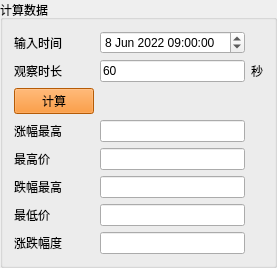
         <widget class="QGroupBox" name="groupBox_2">
          <property name="title">
           <string>计算数据</string>
          </property>
          <layout class="QGridLayout" name="gridLayout_5">
           <item row="0" column="0">
            <widget class="QLabel" name="label_4">
             <property name="text">
              <string>输入时间</string>
             </property>
            </widget>
           </item>
           <item row="7" column="0">
            <widget class="QLabel" name="label_8">
             <property name="text">
              <string>涨跌幅度</string>
             </property>
            </widget>
           </item>
           <item row="4" column="0">
            <widget class="QLabel" name="label_11">
             <property name="text">
              <string>最高价</string>
             </property>
            </widget>
           </item>
           <item row="3" column="1">
            <widget class="QLineEdit" name="lineEdit_up_max"/>
           </item>
           <item row="4" column="1">
            <widget class="QLineEdit" name="lineEdit_max_price"/>
           </item>
           <item row="5" column="0">
            <widget class="QLabel" name="label_7">
             <property name="text">
              <string>跌幅最高</string>
             </property>
            </widget>
           </item>
           <item row="0" column="1">
            <widget class="QDateTimeEdit" name="dateTimeEdit_observe_time">
             <property name="dateTime">
              <datetime>
               <hour>9</hour>
               <minute>0</minute>
               <second>0</second>
               <year>2022</year>
               <month>6</month>
               <day>8</day>
              </datetime>
             </property>
             <property name="date">
              <date>
               <year>2022</year>
               <month>6</month>
               <day>8</day>
              </date>
             </property>
             <property name="time">
              <time>
               <hour>9</hour>
               <minute>0</minute>
               <second>0</second>
              </time>
             </property>
            </widget>
           </item>
           <item row="1" column="2">
            <widget class="QLabel" name="label_9">
             <property name="text">
              <string>秒</string>
             </property>
            </widget>
           </item>
           <item row="7" column="1">
            <widget class="QLineEdit" name="lineEdit_up_down_max"/>
           </item>
           <item row="2" column="0">
            <widget class="QPushButton" name="pushButton_cal_up_down">
             <property name="palette">
              <palette>
               <active>
                <colorrole role="WindowText">
                 <brush brushstyle="SolidPattern">
                  <color alpha="255">
                   <red>0</red>
                   <green>0</green>
                   <blue>0</blue>
                  </color>
                 </brush>
                </colorrole>
                <colorrole role="Button">
                 <brush brushstyle="SolidPattern">
                  <color alpha="255">
                   <red>253</red>
                   <green>128</green>
                   <blue>8</blue>
                  </color>
                 </brush>
                </colorrole>
                <colorrole role="Light">
                 <brush brushstyle="SolidPattern">
                  <color alpha="255">
                   <red>255</red>
                   <green>193</green>
                   <blue>132</blue>
                  </color>
                 </brush>
                </colorrole>
                <colorrole role="Midlight">
                 <brush brushstyle="SolidPattern">
                  <color alpha="255">
                   <red>254</red>
                   <green>160</green>
                   <blue>70</blue>
                  </color>
                 </brush>
                </colorrole>
                <colorrole role="Dark">
                 <brush brushstyle="SolidPattern">
                  <color alpha="255">
                   <red>126</red>
                   <green>64</green>
                   <blue>4</blue>
                  </color>
                 </brush>
                </colorrole>
                <colorrole role="Mid">
                 <brush brushstyle="SolidPattern">
                  <color alpha="255">
                   <red>169</red>
                   <green>85</green>
                   <blue>5</blue>
                  </color>
                 </brush>
                </colorrole>
                <colorrole role="Text">
                 <brush brushstyle="SolidPattern">
                  <color alpha="255">
                   <red>0</red>
                   <green>0</green>
                   <blue>0</blue>
                  </color>
                 </brush>
                </colorrole>
                <colorrole role="BrightText">
                 <brush brushstyle="SolidPattern">
                  <color alpha="255">
                   <red>255</red>
                   <green>255</green>
                   <blue>255</blue>
                  </color>
                 </brush>
                </colorrole>
                <colorrole role="ButtonText">
                 <brush brushstyle="SolidPattern">
                  <color alpha="255">
                   <red>0</red>
                   <green>0</green>
                   <blue>0</blue>
                  </color>
                 </brush>
                </colorrole>
                <colorrole role="Base">
                 <brush brushstyle="SolidPattern">
                  <color alpha="255">
                   <red>255</red>
                   <green>255</green>
                   <blue>255</blue>
                  </color>
                 </brush>
                </colorrole>
                <colorrole role="Window">
                 <brush brushstyle="SolidPattern">
                  <color alpha="255">
                   <red>253</red>
                   <green>128</green>
                   <blue>8</blue>
                  </color>
                 </brush>
                </colorrole>
                <colorrole role="Shadow">
                 <brush brushstyle="SolidPattern">
                  <color alpha="255">
                   <red>0</red>
                   <green>0</green>
                   <blue>0</blue>
                  </color>
                 </brush>
                </colorrole>
                <colorrole role="AlternateBase">
                 <brush brushstyle="SolidPattern">
                  <color alpha="255">
                   <red>254</red>
                   <green>191</green>
                   <blue>131</blue>
                  </color>
                 </brush>
                </colorrole>
                <colorrole role="ToolTipBase">
                 <brush brushstyle="SolidPattern">
                  <color alpha="255">
                   <red>255</red>
                   <green>255</green>
                   <blue>220</blue>
                  </color>
                 </brush>
                </colorrole>
                <colorrole role="ToolTipText">
                 <brush brushstyle="SolidPattern">
                  <color alpha="255">
                   <red>0</red>
                   <green>0</green>
                   <blue>0</blue>
                  </color>
                 </brush>
                </colorrole>
               </active>
               <inactive>
                <colorrole role="WindowText">
                 <brush brushstyle="SolidPattern">
                  <color alpha="255">
                   <red>0</red>
                   <green>0</green>
                   <blue>0</blue>
                  </color>
                 </brush>
                </colorrole>
                <colorrole role="Button">
                 <brush brushstyle="SolidPattern">
                  <color alpha="255">
                   <red>253</red>
                   <green>128</green>
                   <blue>8</blue>
                  </color>
                 </brush>
                </colorrole>
                <colorrole role="Light">
                 <brush brushstyle="SolidPattern">
                  <color alpha="255">
                   <red>255</red>
                   <green>193</green>
                   <blue>132</blue>
                  </color>
                 </brush>
                </colorrole>
                <colorrole role="Midlight">
                 <brush brushstyle="SolidPattern">
                  <color alpha="255">
                   <red>254</red>
                   <green>160</green>
                   <blue>70</blue>
                  </color>
                 </brush>
                </colorrole>
                <colorrole role="Dark">
                 <brush brushstyle="SolidPattern">
                  <color alpha="255">
                   <red>126</red>
                   <green>64</green>
                   <blue>4</blue>
                  </color>
                 </brush>
                </colorrole>
                <colorrole role="Mid">
                 <brush brushstyle="SolidPattern">
                  <color alpha="255">
                   <red>169</red>
                   <green>85</green>
                   <blue>5</blue>
                  </color>
                 </brush>
                </colorrole>
                <colorrole role="Text">
                 <brush brushstyle="SolidPattern">
                  <color alpha="255">
                   <red>0</red>
                   <green>0</green>
                   <blue>0</blue>
                  </color>
                 </brush>
                </colorrole>
                <colorrole role="BrightText">
                 <brush brushstyle="SolidPattern">
                  <color alpha="255">
                   <red>255</red>
                   <green>255</green>
                   <blue>255</blue>
                  </color>
                 </brush>
                </colorrole>
                <colorrole role="ButtonText">
                 <brush brushstyle="SolidPattern">
                  <color alpha="255">
                   <red>0</red>
                   <green>0</green>
                   <blue>0</blue>
                  </color>
                 </brush>
                </colorrole>
                <colorrole role="Base">
                 <brush brushstyle="SolidPattern">
                  <color alpha="255">
                   <red>255</red>
                   <green>255</green>
                   <blue>255</blue>
                  </color>
                 </brush>
                </colorrole>
                <colorrole role="Window">
                 <brush brushstyle="SolidPattern">
                  <color alpha="255">
                   <red>253</red>
                   <green>128</green>
                   <blue>8</blue>
                  </color>
                 </brush>
                </colorrole>
                <colorrole role="Shadow">
                 <brush brushstyle="SolidPattern">
                  <color alpha="255">
                   <red>0</red>
                   <green>0</green>
                   <blue>0</blue>
                  </color>
                 </brush>
                </colorrole>
                <colorrole role="AlternateBase">
                 <brush brushstyle="SolidPattern">
                  <color alpha="255">
                   <red>254</red>
                   <green>191</green>
                   <blue>131</blue>
                  </color>
                 </brush>
                </colorrole>
                <colorrole role="ToolTipBase">
                 <brush brushstyle="SolidPattern">
                  <color alpha="255">
                   <red>255</red>
                   <green>255</green>
                   <blue>220</blue>
                  </color>
                 </brush>
                </colorrole>
                <colorrole role="ToolTipText">
                 <brush brushstyle="SolidPattern">
                  <color alpha="255">
                   <red>0</red>
                   <green>0</green>
                   <blue>0</blue>
                  </color>
                 </brush>
                </colorrole>
               </inactive>
               <disabled>
                <colorrole role="WindowText">
                 <brush brushstyle="SolidPattern">
                  <color alpha="255">
                   <red>126</red>
                   <green>64</green>
                   <blue>4</blue>
                  </color>
                 </brush>
                </colorrole>
                <colorrole role="Button">
                 <brush brushstyle="SolidPattern">
                  <color alpha="255">
                   <red>253</red>
                   <green>128</green>
                   <blue>8</blue>
                  </color>
                 </brush>
                </colorrole>
                <colorrole role="Light">
                 <brush brushstyle="SolidPattern">
                  <color alpha="255">
                   <red>255</red>
                   <green>193</green>
                   <blue>132</blue>
                  </color>
                 </brush>
                </colorrole>
                <colorrole role="Midlight">
                 <brush brushstyle="SolidPattern">
                  <color alpha="255">
                   <red>254</red>
                   <green>160</green>
                   <blue>70</blue>
                  </color>
                 </brush>
                </colorrole>
                <colorrole role="Dark">
                 <brush brushstyle="SolidPattern">
                  <color alpha="255">
                   <red>126</red>
                   <green>64</green>
                   <blue>4</blue>
                  </color>
                 </brush>
                </colorrole>
                <colorrole role="Mid">
                 <brush brushstyle="SolidPattern">
                  <color alpha="255">
                   <red>169</red>
                   <green>85</green>
                   <blue>5</blue>
                  </color>
                 </brush>
                </colorrole>
                <colorrole role="Text">
                 <brush brushstyle="SolidPattern">
                  <color alpha="255">
                   <red>126</red>
                   <green>64</green>
                   <blue>4</blue>
                  </color>
                 </brush>
                </colorrole>
                <colorrole role="BrightText">
                 <brush brushstyle="SolidPattern">
                  <color alpha="255">
                   <red>255</red>
                   <green>255</green>
                   <blue>255</blue>
                  </color>
                 </brush>
                </colorrole>
                <colorrole role="ButtonText">
                 <brush brushstyle="SolidPattern">
                  <color alpha="255">
                   <red>126</red>
                   <green>64</green>
                   <blue>4</blue>
                  </color>
                 </brush>
                </colorrole>
                <colorrole role="Base">
                 <brush brushstyle="SolidPattern">
                  <color alpha="255">
                   <red>253</red>
                   <green>128</green>
                   <blue>8</blue>
                  </color>
                 </brush>
                </colorrole>
                <colorrole role="Window">
                 <brush brushstyle="SolidPattern">
                  <color alpha="255">
                   <red>253</red>
                   <green>128</green>
                   <blue>8</blue>
                  </color>
                 </brush>
                </colorrole>
                <colorrole role="Shadow">
                 <brush brushstyle="SolidPattern">
                  <color alpha="255">
                   <red>0</red>
                   <green>0</green>
                   <blue>0</blue>
                  </color>
                 </brush>
                </colorrole>
                <colorrole role="AlternateBase">
                 <brush brushstyle="SolidPattern">
                  <color alpha="255">
                   <red>253</red>
                   <green>128</green>
                   <blue>8</blue>
                  </color>
                 </brush>
                </colorrole>
                <colorrole role="ToolTipBase">
                 <brush brushstyle="SolidPattern">
                  <color alpha="255">
                   <red>255</red>
                   <green>255</green>
                   <blue>220</blue>
                  </color>
                 </brush>
                </colorrole>
                <colorrole role="ToolTipText">
                 <brush brushstyle="SolidPattern">
                  <color alpha="255">
                   <red>0</red>
                   <green>0</green>
                   <blue>0</blue>
                  </color>
                 </brush>
                </colorrole>
               </disabled>
              </palette>
             </property>
             <property name="text">
              <string>计算</string>
             </property>
            </widget>
           </item>
           <item row="1" column="1">
            <widget class="QLineEdit" name="lineEdit_observe_length">
             <property name="text">
              <string>60</string>
             </property>
            </widget>
           </item>
           <item row="3" column="0">
            <widget class="QLabel" name="label_6">
             <property name="text">
              <string>涨幅最高</string>
             </property>
            </widget>
           </item>
           <item row="6" column="0">
            <widget class="QLabel" name="label_12">
             <property name="text">
              <string>最低价</string>
             </property>
            </widget>
           </item>
           <item row="5" column="1">
            <widget class="QLineEdit" name="lineEdit_down_max"/>
           </item>
           <item row="1" column="0">
            <widget class="QLabel" name="label_5">
             <property name="text">
              <string>观察时长</string>
             </property>
            </widget>
           </item>
           <item row="6" column="1">
            <widget class="QLineEdit" name="lineEdit_min_price"/>
           </item>
          </layout>
         </widget>
